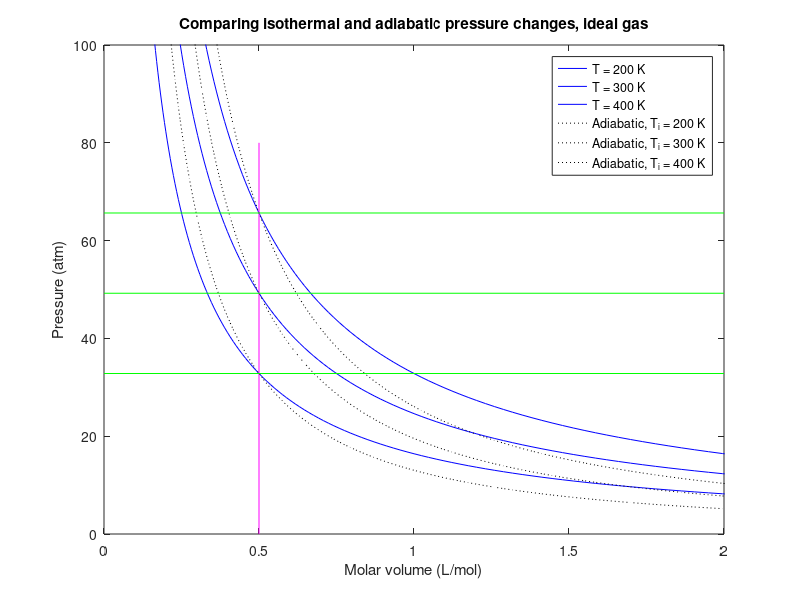

Write MATLAB code to recreate this figure.
% Exercise for plotting in Matlab: isotherms and adiabats -- solved
%
% Plot lines of pressure versus volume for an ideal gas sample at constant
% temperature (isotherms) and constant entropy (adiabats, following
% adiabatic compression/expansion). Adiabatic compression shows a steeper
% rise in pressure as the volume is decreased. Lines are prepared for a
% series of initial temperatures at some common starting volume.

%% constants
% Here are some constants I frequently use. The only one we actually need
% here is the appropriate form of the gas constant.

% h=6.6261e-34; % J-s
% hbar=h/(2*pi());
% m0=9.109e-31; % kg
% mp=1.66e-27; % kg
% kB=1.3806503e-23; % J/K
% e0=8.854e-12; % SI units = F/m 
% q=1.602e-19; % C
% % kB=8.617?3; % eV/K
% N_A=6.02214e23; % mol^-1
% F=q*N_A;
% 
% J_per_eV=1.602e-19;
% J_per_Latm=8.31447/8.20574e-2;
% R_H=-13.6; % eV

% R=8.31447; % J / mol-K
% R=8.31447e-2; % L-bar / mol-K
R=8.20574e-2; % L-atm / mol-K
% R=6.23637e1; % L-Torr / molk-K
% R=8.20574e-5; % m^3-atm / mol-K

%% Initial volume and gas properties
f = 3; % classical degrees of freedom per molecule: 3=atomic, 5=linear, 6=poly
V1=0.5; % initial molar volume, Liters/mol

%% plots
% we will make a single plot with overlayed isotherms (lines of pressure vs
% volume at constant temperature) and adiabats (lines of pressure vs volume
% at constant entropy, but starting at the same initial temperatures as the
% isotherms, at the initial volume we have specified)
 Temps=[200 300 400]; 

% we generate a logarithmically spaced set of volumes: logarithm of volume
% will be evenly spaced. This lets us have more points at low volume where
% the pressure is changing rapidly.
 Vols=10.^[-2:0.01:2]; 

% The code below is designed to work automatically for the set of volumes
% and initial temperatures we set above

% isotherms

% make a matrix where each column is a set of volumes, and there is a
% column for the curve at each temperature
%
% Here, we use "zeros" to get a matrix of type double of the right size,
% but with every element equal to zero. We don't have to do this (you can
% add elements as you go) but Matlab runs faster if you do it this way.
%
isotherm=zeros(length(Vols),length(Temps));

% Next we initialize a cell array we will use for the legend
legendstr=cell(length(Temps),1); 

% We will use a "for" loop to step through the series of temperatures.
% "for" expects a variable to be set to a vector (list) of values, and will
% execute what's in the loop once for each value. You have to end
% conditional statements with 'end' in Matlab. It is typical, but not
% required, to indent code that is within a conditional statement.
for(j=1:length(Temps))
    T=Temps(j);
    % The following will fail because R and T are scalars, while Vols is a
    % vector. When something fails in a loop, it can be tricky to de-bug.
    % But you can try selecting the code and running it a piece at a time.
    % Can you add a dot to make it do an elementwise calculation for every
    % volume?
    p_isotherm=R*T./Vols;
    % The following will fail with an error: why? can you fix it? We are
    % trying to place the entire series of pressure values you calculated
    % above into one column (the j'th column) of the isotherm matrix
    isotherm(:,j)=p_isotherm; 
    % Now add a label for the legend. You can concatenate strings by
    % putting them in brackest like this. num2str converts a number to a
    % string. You can specify the format with a c-like format descriptor,
    % if you want, but for integers you don't need that.
    legendstr{j}=['T = ' num2str(T) ' K'];
end

figure(1);clf
% This will plot all of our curves:
plot(Vols,isotherm,'b'); % you can try changing the color or linespec
xlim([0 2])
ylim([0 100])
ylabel('Pressure (atm)')
xlabel('Molar volume (L/mol)')
% set(gca,'yscale','log') % set scale to log if you prefer
% set(gca,'xscale','log') % set scale to log if you prefer

% You can pass a cell array of strings to legend, with each string being
% the label for one of the lines plotted on the current axes
legend(legendstr);

% hold on so we can add more 
hold on;

% adiabats
gamma_c=(f+1)/f;
adiabat=zeros(length(Vols),length(Temps));
for(j=1:length(Temps))
    T=Temps(j);
    p1=R*T/V1; % get inital pressure (scalar) at initial volume V1
    % Dots for element-wise math
    p_adiabat=p1*(V1./Vols).^gamma_c;
    % The following will (again) fail with an error: why? can you fix it?
    adiabat(:,j)=p_adiabat;
    % Add a legend element for each curve
    legendstr{length(Temps)+j}=['Adiabatic, T_i = ' num2str(T) ' K']; 
end
plot(Vols,adiabat,'k:'); % plot as dashed black lines
legend(legendstr);
% hold off

% add title to the plot. 
title('Comparing isothermal and adiabatic pressure changes, ideal gas')

%% Annotate the plot
% you can add lines, text annotations, and other shapes to plots. Here, add
% a line to indicate the inital volume, at which the isotherms and adiabats
% should cross

% It's line([x1 x2],[y1 y2],property-value pairs). You give vectors of equal lengths for the
% x points and y points of the line. Here, we want a vertical line at the
% inital volume. We give this here as [V1 V1], but you could also do 
% V1*[1 1]. Here, I've specified the y limits, but often you want to simply
% use 'ylim' to capture the current y limits on the axes and use those. Can
% you make this change?
line([V1 V1],[0 80],'Color','m')

% Now try adding a horizontal green line: 'Color','g' at each of the
% pressures corresponding to each of the inital temperatures at the initial
% volume. Use a for loop to make sure we do it for each one, even if we've
% added more than 3. Then try changing the temperatures, or adding a fourth
% temperature, and re-run the whole script to make sure it works.
for(j=1:length(Temps))
    T=Temps(j);
    p1=R*T/V1; % get inital pressure (scalar) at initial volume V1
    line([0 2],[p1 p1],'Color','g');
end

% The line commands might add extra entries to the legend. We probably
% don't want that, so we can run legend again to only include the entries
% for the curves:
legend(legendstr);
